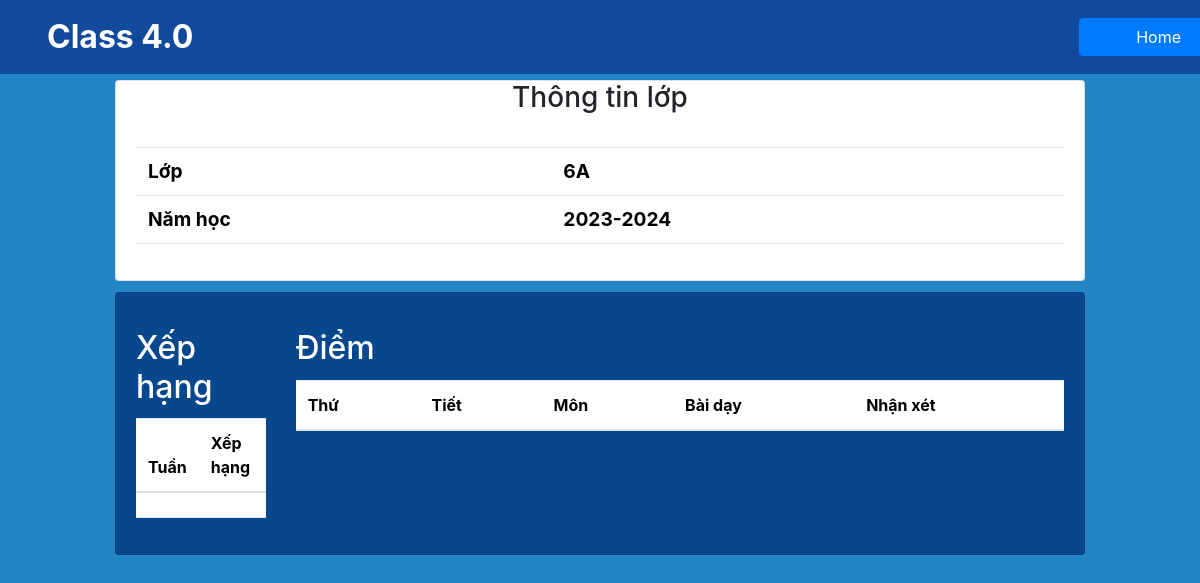
The app's page /home/6A/summary/, older data.
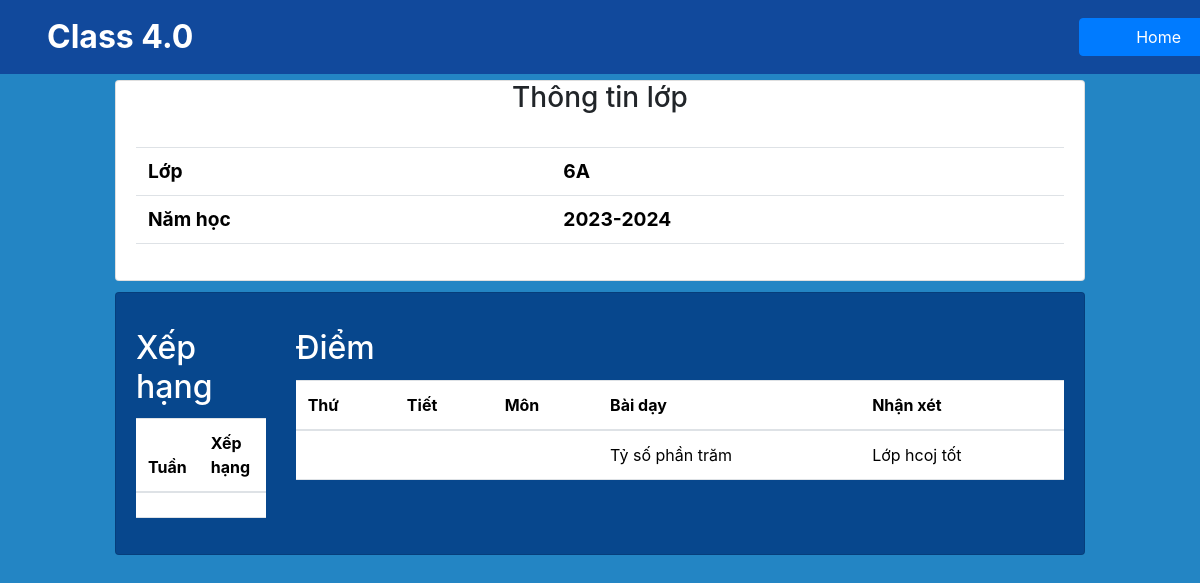
The same page, newer data.
### CM/models.py (models this page shows, shortened)
class Lessons (models.Model):
    name = models.CharField(max_length=150)
    subject = models.ForeignKey(SM_Subject, on_delete=models.CASCADE)
    classroom = models.ForeignKey(SM_Classroom,on_delete=models.CASCADE)
    teacher = models.ForeignKey('app_User.Teacher', on_delete=models.CASCADE)
    counter = models.PositiveIntegerField(default=1)  # Thêm trường counter (đếm số tiết)
    comment = models.TextField()
    date_time = models.DateTimeField(auto_now_add=True)
    grades = (
        ('T', 'Tốt'),
        ('K', 'Khá'),
        ('TB', 'Trung Bình'),
        ('Y', 'Yếu'),
    )
    grade = models.CharField(max_length=2, choices=grades, default='TB')

### CM/views.py (the view)
# urls.py: path('<str:classroom>/summary/', views.summary_view, name= 'summary'),
def summary_view (request,classroom):
    classroom = get_object_or_404(SM_Classroom, name=classroom)
    lesson = get_lessons_week(classroom=classroom)
    context = {
        'lessons':lesson,
        'classroom':classroom
    }
    return render(request, 'summary.html', context)

### CM/views.py (called while the page is built)
def get_lessons_week(classroom):
    today = datetime.now().date()
    start_of_week = today - timedelta(days=today.weekday())
    end_of_week = start_of_week + timedelta(days=6)
    lessons_week = Lessons.objects.filter(classroom=classroom, date_time__date__range=[start_of_week, end_of_week])
    return lessons_week

### CM/templates/summary.html (shortened to what this page needs)
{% extends "base.html" %}
{% load static %}
{% block content %}
<div class="row">
    <div class="col-1"></div>
    <div class="col-10">
        <div class="card">
            <h3 class="card-title text-center">Thông tin lớp</h3>
            <div class="card-body">
                <table class="table">
                    <tbody>
                    <tr>
                        <th class="display-6 font-weight-bold" style="font-size: 1.2em" scope="row">Lớp</th>
                        <td class="display-6 font-weight-bold" style="font-size: 1.2em">{{ classroom.name }}</td>
                    </tr>
                    <tr>
                        <th class="display-6 font-weight-bold" style="font-size: 1.2em" scope="row">Năm học</th>
                        <td class="display-6 font-weight-bold" style="font-size: 1.2em">2023-2024</td>
                    </tr>
                    </tbody>
                </table>
            </div>
        </div>
    </div>
    <div class="col-1"></div>
</div>
<div class="row" style="margin-top: 1%">
    <div class="col-1"></div>
    <div class="col-10">
        <div class="card" style="background-color: #07478D">
            <div class="card-body row">
                <div class="col-2">
                    <h2 class="card-title text-white" style="margin-top: 1rem;">Xếp hạng</h2>
                    <table class="table">
                        <thead>
                            <tr>
                                <th scope="col">Tuần</th>
                                <th scope="col">Xếp hạng</th>
                            </tr>
                        </thead>
                        <tbody>
                            <tr>
                                <td></td>
                                <td></td>
                            </tr>
                        </tbody>
                    </table>
                </div>
                <div class="col-10">
                    <h2 class="card-title text-white" style="margin-top: 1rem;">Điểm</h2>
                    <table class="table">
                        <thead>
                            <tr>
                                <th scope="col">Thứ</th>
                                <th scope="col">Tiết</th>
                                <th scope="col">Môn</th>
                                <th scope="col">Bài dạy</th>
                                <th scope="col">Nhận xét</th>
                            </tr>
                        </thead>
                        <tbody>
                            {% for lesson in lessons %}
                            <tr>
                                <th scope="row"></th>
                                <td>{{ period }}</td>
                                <td>{{now_subject}}</td>
                                <td>{{ lesson.name }}</td>
                                <td>{{lesson.comment}}</td>
                            </tr>
                            {% endfor %}
                        </tbody>
                    </table>
                </div>
            </div>
        </div>
    </div>
    <div class="col-1"></div>
</div>
{% endblock content %}

Row changes from the older to the newer data that the page shows:
added Lessons: name "Tỷ số phần trăm", comment "Lớp hcoj tốt"
